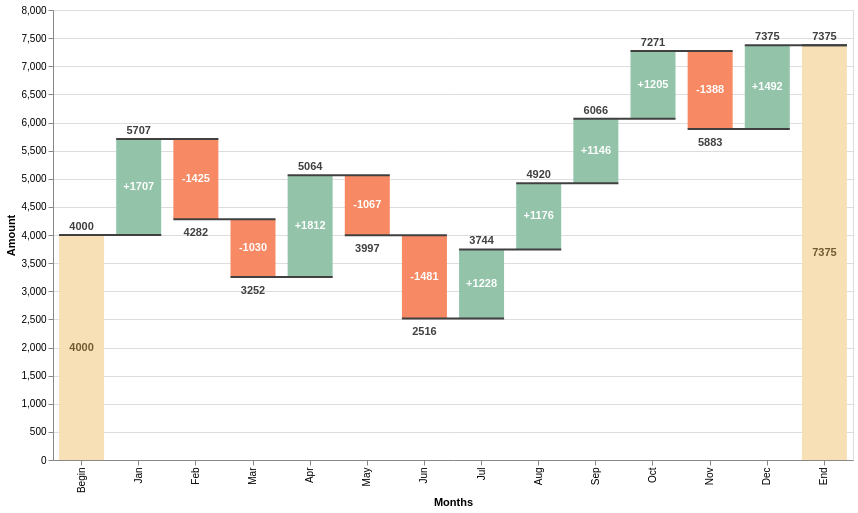

Write the Vega-Lite specification saved for this chart.
### Vega-Lite specification from a JSON file in a GitHub repository (floating-point values rounded to 4 significant figures)
{"$schema": "https://vega.github.io/schema/vega-lite/v3.json", "data": {"values": [{"label": "Begin", "amount": 4000}, {"label": "Jan", "amount": 1707}, {"label": "Feb", "amount": -1425}, {"label": "Mar", "amount": -1030}, {"label": "Apr", "amount": 1812}, {"label": "May", "amount": -1067}, {"label": "Jun", "amount": -1481}, {"label": "Jul", "amount": 1228}, {"label": "Aug", "amount": 1176}, {"label": "Sep", "amount": 1146}, {"label": "Oct", "amount": 1205}, {"label": "Nov", "amount": -1388}, {"label": "Dec", "amount": 1492}, {"label": "End", "amount": 0}]}, "width": 800, "height": 450, "transform": [{"window": [{"op": "sum", "field": "amount", "as": "sum"}]}, {"window": [{"op": "lead", "field": "label", "as": "lead"}]}, {"calculate": "datum.lead === null ? datum.label : datum.lead", "as": "lead"}, {"calculate": "datum.label === 'End' ? 0 : datum.sum - datum.amount", "as": "previous_sum"}, {"calculate": "datum.label === 'End' ? datum.sum : datum.amount", "as": "amount"}, {"calculate": "(datum.label !== 'Begin' && datum.label !== 'End' && datum.amount > 0 ? '+' : '') + datum.amount", "as": "text_amount"}, {"calculate": "(datum.sum + datum.previous_sum) / 2", "as": "center"}, {"calculate": "datum.sum < datum.previous_sum ? datum.sum : ''", "as": "sum_dec"}, {"calculate": "datum.sum > datum.previous_sum ? datum.sum : ''", "as": "sum_inc"}], "config": {"text": {"fontWeight": "bold", "color": "#404040"}}, "layer": [{"mark": {"type": "bar", "size": 45}, "encoding": {"x": {"field": "label", "type": "ordinal", "sort": null, "title": "Months"}, "y": {"field": "previous_sum", "type": "quantitative", "title": "Amount"}, "y2": {"field": "sum"}, "color": {"condition": [{"test": "datum.label === 'Begin' || datum.label === 'End'", "value": "#f7e0b6"}, {"test": "datum.sum < datum.previous_sum", "value": "#f78a64"}], "value": "#93c4aa"}}}, {"mark": {"type": "rule", "color": "#404040", "opacity": 1, "strokeWidth": 2, "xOffset": -22.5, "x2Offset": 22.5}, "encoding": {"x": {"field": "label", "type": "ordinal", "sort": null, "title": "Months"}, "x2": {"field": "lead"}, "y": {"field": "sum", "type": "quantitative"}}}, {"mark": {"type": "text", "dy": -8}, "encoding": {"x": {"field": "label", "type": "ordinal", "sort": null, "title": "Months"}, "y": {"field": "sum_inc", "type": "quantitative"}, "text": {"field": "sum_inc", "type": "nominal"}}}, {"mark": {"type": "text", "dy": 8, "baseline": "top"}, "encoding": {"x": {"field": "label", "type": "ordinal", "sort": null, "title": "Months"}, "y": {"field": "sum_dec", "type": "quantitative"}, "text": {"field": "sum_dec", "type": "nominal"}}}, {"mark": {"type": "text", "fontWeight": "bold", "baseline": "middle"}, "encoding": {"x": {"field": "label", "type": "ordinal", "sort": null, "title": "Months"}, "y": {"field": "center", "type": "quantitative"}, "text": {"field": "text_amount", "type": "nominal"}, "color": {"condition": [{"test": "datum.label === 'Begin' || datum.label === 'End'", "value": "#725a30"}], "value": "white"}}}]}
